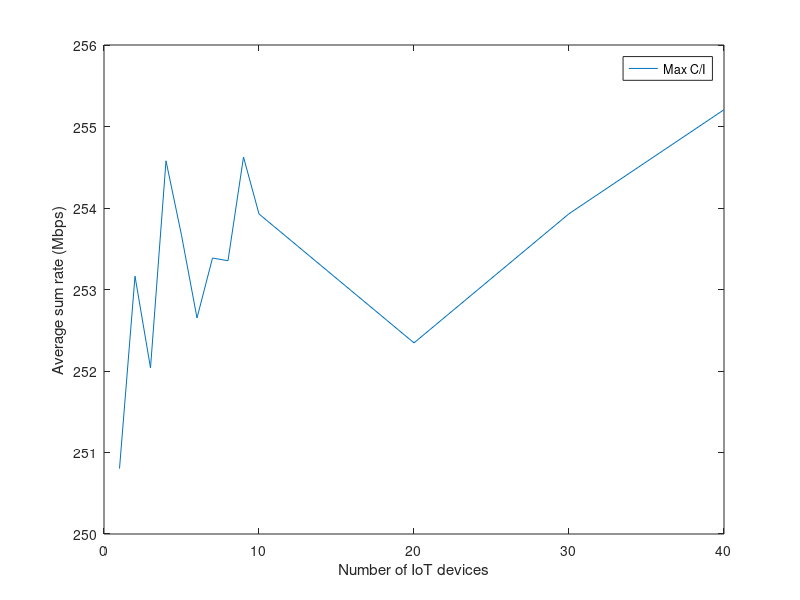

Reproduce this figure in MATLAB.
%% 

clear variables
clc

%%

N = [1:1:9, 10:10:40]; % 전체 단말의 수
n = 10; % 스케줄링된 단말의 수
W = 100*10^6; % 100MHz

%%
nlter = 10000;
result = zeros(length(N), length(n));

for NLoop = 1: 1: length(N)
    for nLoop = 1 : 1: length(n)
        B = W/min(N(NLoop), n(nLoop));

        for iTer = 1: 1: nlter
            SNRdB = 30*rand(1, N(NLoop)) - 10;
            SNRlinear = 10.^(SNRdB/10);

       %[~, index] = sort(SNRdB, 'descend');
       %scheduledIndex = index(1:min(N(NLoop), n(nLoop)));

         scheduledIndex = randperm(N(NLoop), min(N(NLoop), n(nLoop)));

        C = B * log2(1+ SNRlinear(scheduledIndex));
        sumrate = sum(C)/10^6;

        result(NLoop, nLoop) = result(NLoop, nLoop) + sumrate;
        end
    end
end

result = result/nlter;

fprintf('Average sumrate : %f (Mbps) \n', result);

figure(101);
plot(N, result); hold on;
%plot(n, result); hold on;

%%
xlabel('Number of IoT devices');
%xlabel('Number of scheduled IoT devices');
ylabel('Average sum rate (Mbps)');
legend('Max C/I', 'Round robin');